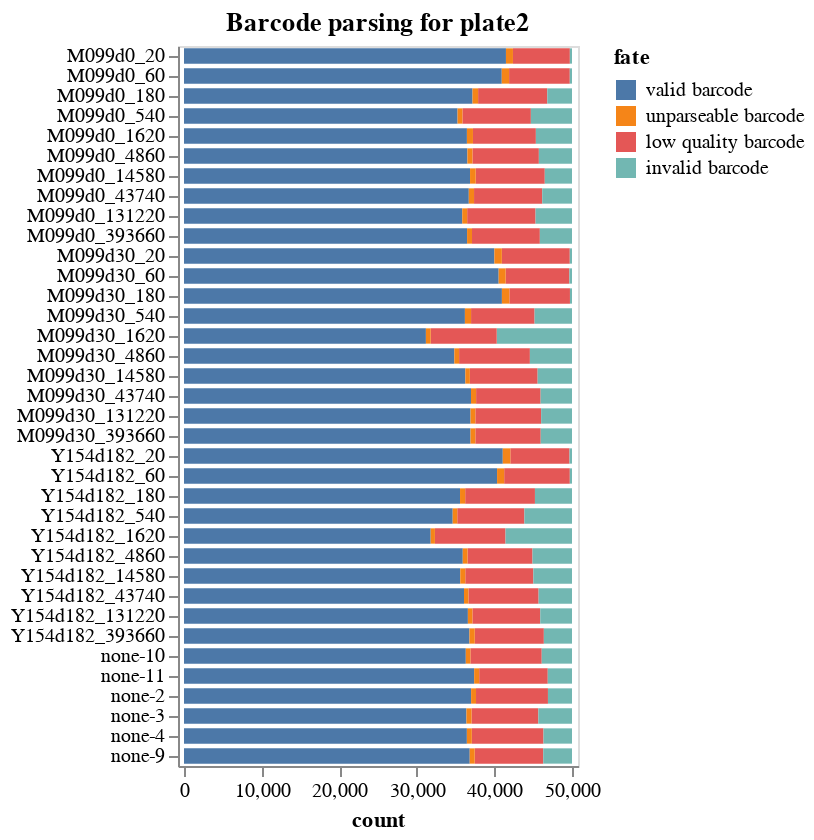

The notebook cell saved with this chart:
### Markdown cell above
## Statistics on barcode-parsing for each sample
Make interactive chart of the "fates" of the sequencing reads parsed for each sample on the plate.

If most sequencing reads are not "valid barcodes", this could potentially indicate some problem in the sequencing or barcode set you are parsing.

Potential fates are:
 - *valid barcode*: barcode that matches a known virus or neutralization standard, we hope most reads are this.
 - *invalid barcode*: a barcode with proper flanking sequences, but does not match a known virus or neutralization standard. If you  have a lot of reads of this type, it is probably a good idea to look at the invalid barcode CSVs (in the `./results/barcode_invalid/` subdirectory created by the pipeline) to see what these invalid barcodes are.
 - *unparseable barcode*: could not parse a barcode from this read as there was not a sequence of the correct length with the appropriate flanking sequence.
 - *low quality barcode*: low-quality or `N` nucleotides in barcode, could indicate problem with sequencing.
 - *failed chastity filter*: reads that failed the Illumina chastity filter, if these are reported in the FASTQ (they may not be).

Also, if the number of reads per sample is very uneven, that could indicate that you did not do a good job of balancing the different samples in the Illumina sequencing.

### Code cell
fates = (
    pd.concat([pd.read_csv(f).assign(sample=s) for f, s in zip(fate_csvs, samples)])
    .merge(samples_df, validate="many_to_one", on="sample")
    .assign(fate_counts=lambda x: x.groupby("fate")["count"].transform("sum"))
    .query("fate_counts > 0")[  # only keep fates with at least one count
        ["fate", "count", "well", "serum_replicate", "sample_noplate", "dilution_factor"]
    ]
)

assert len(fates) == len(fates.drop_duplicates())

serum_replicates = sorted(fates["serum_replicate"].unique())
samples_noplate = list(
    fates.sort_values(["serum_replicate", "dilution_factor"])["sample_noplate"]
)
            

serum_selection = alt.selection_point(
    fields=["serum_replicate"],
    bind=alt.binding_select(
        options=[None] + serum_replicates,
        labels=["all"] + serum_replicates,
        name="serum",
    ),
)

fates_chart = (
    alt.Chart(fates)
    .add_params(serum_selection)
    .transform_filter(serum_selection)
    .encode(
        alt.X("count", scale=alt.Scale(nice=False, padding=3)),
        alt.Y(
            "sample_noplate",
            title=None,
            sort=samples_noplate,
        ),
        alt.Color("fate", sort=sorted(fates["fate"].unique(), reverse=True)),
        alt.Order("fate", sort="descending"),
        tooltip=fates.columns.tolist(),
    )
    .mark_bar(height={"band": 0.85})
    .properties(
        height=alt.Step(10),
        width=200,
        title=f"Barcode parsing for {plate}",
    )
    .configure_axis(grid=False)
)

fates_chart

### Figure 1 — Vega-Lite specification as saved in the notebook (floating-point values rounded to 4 significant figures; data arrays with more than 128 entries replaced by an {"elided": "..."} marker saying what was removed)
{"config": {"view": {"continuousWidth": 300, "continuousHeight": 300}, "axis": {"grid": false}}, "data": {"name": "data-3d9c3d2d1e6ca92509f565e092c74d90"}, "mark": {"type": "bar", "height": {"band": 0.85}}, "encoding": {"color": {"field": "fate", "sort": ["valid barcode", "unparseable barcode", "low quality barcode", "invalid barcode"], "type": "nominal"}, "order": {"field": "fate", "sort": "descending", "type": "nominal"}, "tooltip": [{"field": "fate", "type": "nominal"}, {"field": "count", "type": "quantitative"}, {"field": "well", "type": "nominal"}, {"field": "serum_replicate", "type": "nominal"}, {"field": "sample_noplate", "type": "nominal"}, {"field": "dilution_factor", "type": "quantitative"}], "x": {"field": "count", "scale": {"nice": false, "padding": 3}, "type": "quantitative"}, "y": {"field": "sample_noplate", "sort": {"elided": "144 str values"}, "title": null, "type": "nominal"}}, "height": {"step": 10}, "params": [{"name": "param_1", "select": {"type": "point", "fields": ["serum_replicate"]}, "bind": {"input": "select", "options": [null, "M099d0", "M099d30", "Y154d182", "none-10", "none-11", "none-2", "none-3", "none-4", "none-9"], "labels": ["all", "M099d0", "M099d30", "Y154d182", "none-10", "none-11", "none-2", "none-3", "none-4", "none-9"], "name": "serum"}}], "title": "Barcode parsing for plate2", "transform": [{"filter": {"param": "param_1"}}], "width": 200, "$schema": "https://vega.github.io/schema/vega-lite/v5.16.3.json", "datasets": {"data-3d9c3d2d1e6ca92509f565e092c74d90": {"elided": "144 records"}}}
